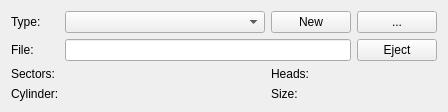
           <widget class="QWidget" name="IDC_HDPANEL_5">
            <layout class="QGridLayout" name="hdPanel5Layout">
             <item row="0" column="0">
              <widget class="QLabel" name="IDC_HDD_LABEL_50">
               <property name="text">
                <string>Type:</string>
               </property>
              </widget>
             </item>
             <item row="0" column="1">
              <widget class="QComboBox" name="IDC_COMBODRIVETYPE_5">
               <property name="minimumSize">
                <size>
                 <width>200</width>
                 <height>0</height>
                </size>
               </property>
              </widget>
             </item>
             <item row="0" column="2">
              <widget class="QPushButton" name="IDC_NEW_5">
               <property name="text">
                <string>New</string>
               </property>
              </widget>
             </item>
             <item row="0" column="3">
              <widget class="QPushButton" name="IDC_FILE_5">
               <property name="toolTip">
                <string>Browse</string>
               </property>
               <property name="text">
                <string>...</string>
               </property>
              </widget>
             </item>
             <item row="1" column="0">
              <widget class="QLabel" name="IDC_HDD_LABEL_51">
               <property name="text">
                <string>File:</string>
               </property>
              </widget>
             </item>
             <item row="1" column="1" colspan="2">
              <widget class="QLineEdit" name="IDC_EDIT_FN_5">
               <property name="readOnly">
                <bool>true</bool>
               </property>
              </widget>
             </item>
             <item row="1" column="3">
              <widget class="QPushButton" name="IDC_EJECT_5">
               <property name="text">
                <string>Eject</string>
               </property>
              </widget>
             </item>
             <item row="2" column="0">
              <widget class="QLabel" name="IDC_HDD_LABEL_52">
               <property name="text">
                <string>Sectors:</string>
               </property>
              </widget>
             </item>
             <item row="2" column="1">
              <widget class="QLabel" name="IDC_EDIT_SPT_5">
               <property name="text">
                <string/>
               </property>
              </widget>
             </item>
             <item row="2" column="2">
              <widget class="QLabel" name="IDC_HDD_LABEL_53">
               <property name="text">
                <string>Heads:</string>
               </property>
              </widget>
             </item>
             <item row="2" column="3">
              <widget class="QLabel" name="IDC_EDIT_HPC_5">
               <property name="text">
                <string/>
               </property>
              </widget>
             </item>
             <item row="3" column="0">
              <widget class="QLabel" name="IDC_HDD_LABEL_54">
               <property name="text">
                <string>Cylinder:</string>
               </property>
              </widget>
             </item>
             <item row="3" column="1">
              <widget class="QLabel" name="IDC_EDIT_CYL_5">
               <property name="text">
                <string/>
               </property>
              </widget>
             </item>
             <item row="3" column="2">
              <widget class="QLabel" name="IDC_HDD_LABEL_55">
               <property name="text">
                <string>Size:</string>
               </property>
              </widget>
             </item>
             <item row="3" column="3">
              <widget class="QLabel" name="IDC_TEXT_SIZE_5">
               <property name="text">
                <string/>
               </property>
              </widget>
             </item>
            </layout>
           </widget>
